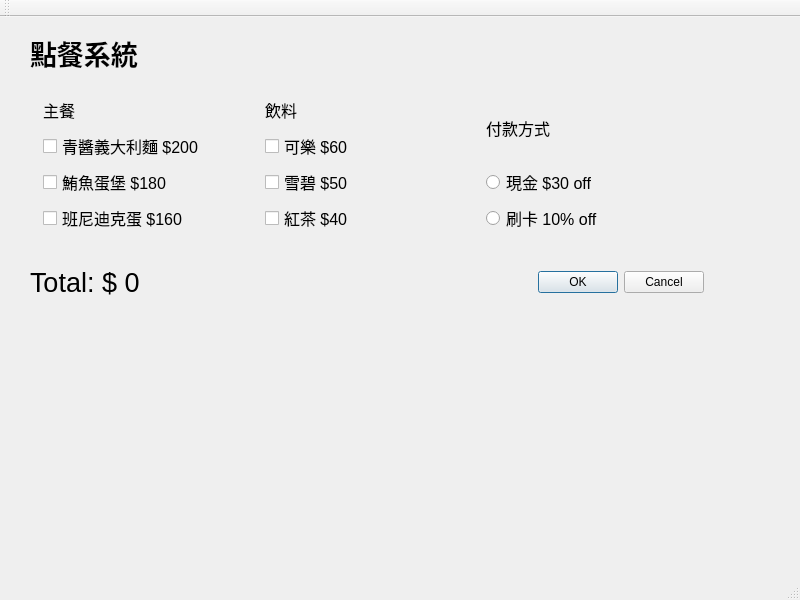
<?xml version="1.0" encoding="UTF-8"?>
<ui version="4.0">
 <class>MainWindow</class>
 <widget class="QMainWindow" name="MainWindow">
  <property name="geometry">
   <rect>
    <x>0</x>
    <y>0</y>
    <width>800</width>
    <height>600</height>
   </rect>
  </property>
  <property name="maximumSize">
   <size>
    <width>16777215</width>
    <height>600</height>
   </size>
  </property>
  <property name="windowTitle">
   <string>MainWindow</string>
  </property>
  <widget class="QWidget" name="centralWidget">
   <widget class="QLabel" name="label">
    <property name="geometry">
     <rect>
      <x>30</x>
      <y>10</y>
      <width>291</width>
      <height>51</height>
     </rect>
    </property>
    <property name="font">
     <font>
      <family>Adobe 繁黑體 Std B</family>
      <pointsize>20</pointsize>
      <weight>75</weight>
      <bold>true</bold>
     </font>
    </property>
    <property name="text">
     <string>點餐系統</string>
    </property>
   </widget>
   <widget class="QLabel" name="label_TotalPrice">
    <property name="geometry">
     <rect>
      <x>30</x>
      <y>250</y>
      <width>471</width>
      <height>31</height>
     </rect>
    </property>
    <property name="font">
     <font>
      <pointsize>20</pointsize>
     </font>
    </property>
    <property name="text">
     <string>Total: $ 0</string>
    </property>
   </widget>
   <widget class="QDialogButtonBox" name="buttonBox">
    <property name="geometry">
     <rect>
      <x>523</x>
      <y>250</y>
      <width>181</width>
      <height>31</height>
     </rect>
    </property>
    <property name="standardButtons">
     <set>QDialogButtonBox::Cancel|QDialogButtonBox::Ok</set>
    </property>
   </widget>
   <widget class="QWidget" name="">
    <property name="geometry">
     <rect>
      <x>32</x>
      <y>66</y>
      <width>681</width>
      <height>161</height>
     </rect>
    </property>
    <layout class="QHBoxLayout" name="horizontalLayout">
     <item>
      <layout class="QVBoxLayout" name="verticalLayout_4">
       <item>
        <widget class="QLabel" name="label_meal">
         <property name="font">
          <font>
           <pointsize>12</pointsize>
          </font>
         </property>
         <property name="text">
          <string>主餐</string>
         </property>
         <property name="scaledContents">
          <bool>false</bool>
         </property>
        </widget>
       </item>
       <item>
        <layout class="QVBoxLayout" name="verticalLayout">
         <item>
          <widget class="QCheckBox" name="checkBox_A">
           <property name="font">
            <font>
             <pointsize>12</pointsize>
            </font>
           </property>
           <property name="text">
            <string>青醬義大利麵 $200</string>
           </property>
          </widget>
         </item>
         <item>
          <widget class="QCheckBox" name="checkBox_B">
           <property name="font">
            <font>
             <pointsize>12</pointsize>
            </font>
           </property>
           <property name="text">
            <string>鮪魚蛋堡 $180</string>
           </property>
          </widget>
         </item>
         <item>
          <widget class="QCheckBox" name="checkBox_C">
           <property name="font">
            <font>
             <pointsize>12</pointsize>
            </font>
           </property>
           <property name="text">
            <string>班尼迪克蛋 $160</string>
           </property>
          </widget>
         </item>
        </layout>
       </item>
      </layout>
     </item>
     <item>
      <layout class="QVBoxLayout" name="verticalLayout_5">
       <item>
        <widget class="QLabel" name="label_drink">
         <property name="font">
          <font>
           <pointsize>12</pointsize>
          </font>
         </property>
         <property name="text">
          <string>飲料</string>
         </property>
         <property name="scaledContents">
          <bool>false</bool>
         </property>
        </widget>
       </item>
       <item>
        <layout class="QVBoxLayout" name="verticalLayout_2">
         <item>
          <widget class="QCheckBox" name="checkBox_D">
           <property name="font">
            <font>
             <pointsize>12</pointsize>
            </font>
           </property>
           <property name="text">
            <string>可樂 $60</string>
           </property>
          </widget>
         </item>
         <item>
          <widget class="QCheckBox" name="checkBox_E">
           <property name="font">
            <font>
             <pointsize>12</pointsize>
            </font>
           </property>
           <property name="text">
            <string>雪碧 $50</string>
           </property>
          </widget>
         </item>
         <item>
          <widget class="QCheckBox" name="checkBox_F">
           <property name="font">
            <font>
             <pointsize>12</pointsize>
            </font>
           </property>
           <property name="text">
            <string>紅茶 $40</string>
           </property>
          </widget>
         </item>
        </layout>
       </item>
      </layout>
     </item>
     <item>
      <layout class="QVBoxLayout" name="verticalLayout_3">
       <item>
        <widget class="QLabel" name="label_pay">
         <property name="enabled">
          <bool>true</bool>
         </property>
         <property name="font">
          <font>
           <pointsize>12</pointsize>
          </font>
         </property>
         <property name="text">
          <string>付款方式</string>
         </property>
         <property name="scaledContents">
          <bool>false</bool>
         </property>
        </widget>
       </item>
       <item>
        <widget class="QRadioButton" name="button_Cash">
         <property name="font">
          <font>
           <pointsize>12</pointsize>
          </font>
         </property>
         <property name="text">
          <string>現金 $30 off</string>
         </property>
        </widget>
       </item>
       <item>
        <widget class="QRadioButton" name="button_CreditCard">
         <property name="font">
          <font>
           <pointsize>12</pointsize>
          </font>
         </property>
         <property name="text">
          <string>刷卡 10% off</string>
         </property>
        </widget>
       </item>
      </layout>
     </item>
    </layout>
   </widget>
  </widget>
  <widget class="QMenuBar" name="menuBar">
   <property name="geometry">
    <rect>
     <x>0</x>
     <y>0</y>
     <width>800</width>
     <height>17</height>
    </rect>
   </property>
  </widget>
  <widget class="QToolBar" name="mainToolBar">
   <attribute name="toolBarArea">
    <enum>TopToolBarArea</enum>
   </attribute>
   <attribute name="toolBarBreak">
    <bool>false</bool>
   </attribute>
  </widget>
  <widget class="QStatusBar" name="statusBar"/>
 </widget>
 <layoutdefault spacing="6" margin="11"/>
 <resources/>
 <connections/>
</ui>
